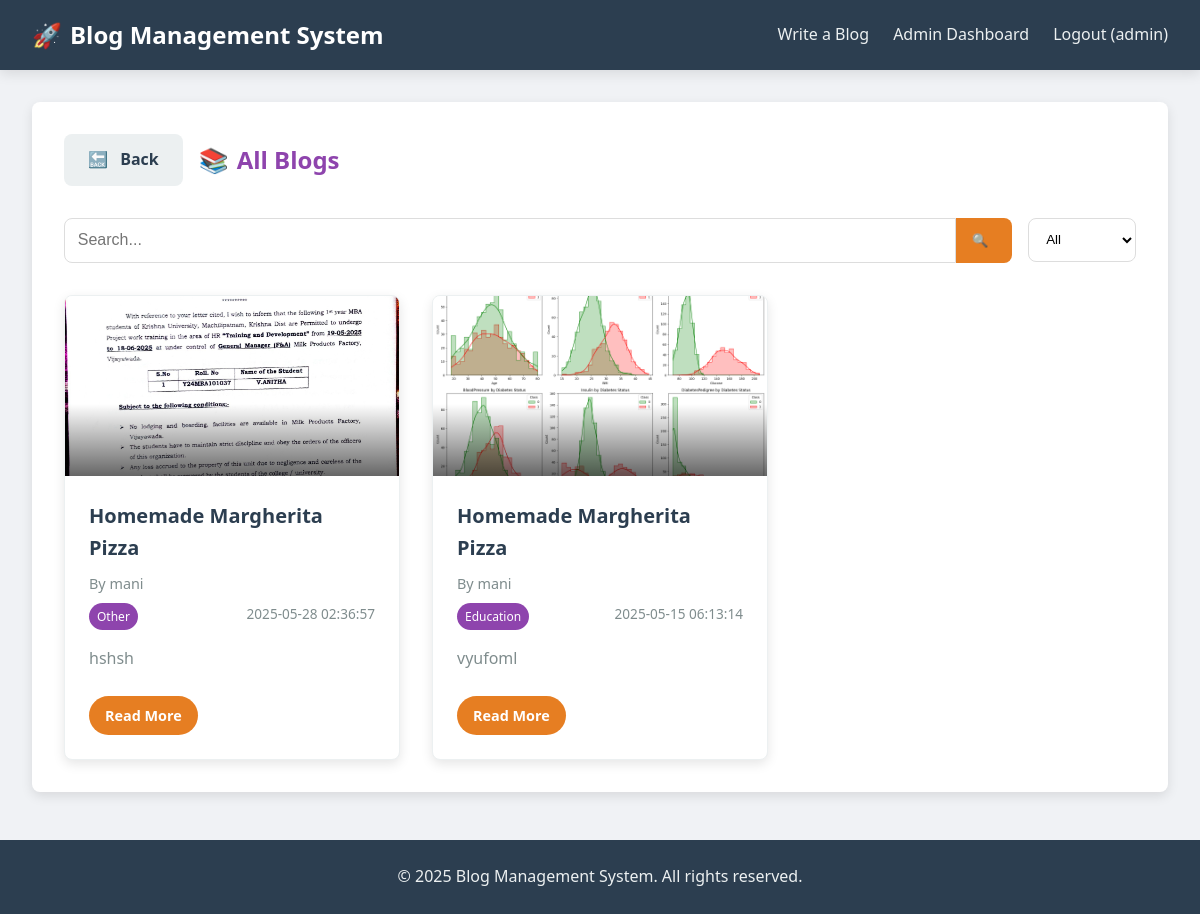
The page /blogs (signed in) on the database its author committed.
### tables this page shows
CREATE TABLE blogs (
        id INTEGER PRIMARY KEY AUTOINCREMENT,
        title TEXT NOT NULL,
        author TEXT NOT NULL,
        tags TEXT,
        domain TEXT NOT NULL,
        content TEXT NOT NULL,
        image_path TEXT,
        created_at TIMESTAMP DEFAULT CURRENT_TIMESTAMP
    );

### app.py (the view)
@app.route('/blogs')
def view_blogs():
    domain_filter = request.args.get('domain', 'All')
    search_query = request.args.get('search', '')
    conn = sqlite3.connect('blog.db')
    conn.row_factory = sqlite3.Row
    c = conn.cursor()
    query = "SELECT * FROM blogs"
    params = []
    conditions = []
    if domain_filter != 'All':
        conditions.append("domain = ?")
        params.append(domain_filter)
    if search_query:
        conditions.append("(title LIKE ? OR content LIKE ? OR tags LIKE ?)")
        search_term = f"%{search_query}%"
        params.extend([search_term, search_term, search_term])
    if conditions:
        query += " WHERE " + " AND ".join(conditions)
    query += " ORDER BY created_at DESC"
    c.execute(query, params)
    blogs = c.fetchall()
    c.execute("SELECT DISTINCT domain FROM blogs")
    domains = [row[0] for row in c.fetchall()]
    conn.close()
    return render_template('blogs.html', blogs=blogs, domains=domains,
                           current_domain=domain_filter, search_query=search_query)

### templates/blogs.html (shortened to what this page needs)
<!DOCTYPE html>
<html lang="en">
<head>
    <link rel="stylesheet" href="{{ url_for('static', filename='css/styles.css') }}">
</head>
<body>
    <header>
        <nav>
            <div class="logo">
                <a href="{{ url_for('index') }}">
                    <span class="rocket-icon">🚀</span> Blog Management System
                </a>
            </div>
            <div class="nav-links">
                <a href="{{ url_for('write_blog') }}">Write a Blog</a>
                {% if session.logged_in %}
                    {% if session.is_admin %}
                        <a href="{{ url_for('admin_dashboard') }}">Admin Dashboard</a>
                    {% endif %}
                    <a href="{{ url_for('logout') }}">Logout ({{ session.username }})</a>
                {% else %}
                    <a href="{{ url_for('login') }}">Login</a>
                    <a href="{{ url_for('register') }}">Register</a>
                {% endif %}
            </div>
        </nav>
    </header>
    <main>
        <div class="blogs-container">
            <div class="blogs-header">
                <a href="{{ url_for('index') }}" class="back-btn btn btn-secondary">
                    <span class="icon">🔙</span> Back
                </a>
                <h2>
                    <span class="icon">📚</span> All Blogs
                </h2>
            </div>
            <div class="search-filter-container">
                <form action="{{ url_for('view_blogs') }}" method="get" class="search-form">
                    <div class="search-input">
                        <input type="text" name="search" placeholder="Search..." value="{{ search_query }}">
                        <button type="submit" class="search-btn">
                            <span class="icon">🔍</span>
                        </button>
                    </div>
                    <div class="filter-dropdown">
                        <select name="domain" onchange="this.form.submit()">
                            <option value="All" {% if current_domain == 'All' %}selected{% endif %}>All</option>
                        </select>
                    </div>
                </form>
            </div>
            <div class="blogs-grid">
                {% if blogs %}
                    {% for blog in blogs %}
                        <div class="blog-card">
                            <div class="blog-image">
                                {% if blog.image_path %}
                                    <img src="{{ url_for('static', filename=blog.image_path) }}" alt="{{ blog.title }}">
                                {% else %}
                                    <div class="no-image">No Image</div>
                                {% endif %}
                            </div>
                            <div class="blog-content">
                                <h3 class="blog-title">{{ blog.title }}</h3>
                                <p class="blog-author">By {{ blog.author }}</p>
                                <div class="blog-meta">
                                    <span class="blog-domain">{{ blog.domain }}</span>
                                    <span class="blog-date">{{ blog.created_at }}</span>
                                </div>
                                <div class="blog-preview">
                                    {{ blog.content[:150] }}{% if blog.content|length > 150 %}...{% endif %}
                                </div>
                                <a href="{{ url_for('view_blog', blog_id=blog.id) }}" class="btn btn-read-more">Read More</a>
                            </div>
                        </div>
                    {% endfor %}
                {% else %}
                    <div class="no-blogs-message">
                        <p>No blogs found. Be the first to <a href="{{ url_for('write_blog') }}">write a blog</a>!</p>
                    </div>
                {% endif %}
            </div>
        </div>
    </main>
    <footer>
        <p>&copy; 2025 Blog Management System. All rights reserved.</p>
    </footer>
</body>
</html>

### static/css/styles.css (style rules this page uses)
:root { --primary-color: #8e44ad; --primary-dark: #6c3483; --secondary-color: #e67e22; --accent-color: #2ecc71; --light-color: #f7f9fa; --dark-color: #2c3e50; --gray-color: #7f8c8d; --light-gray: #ecf0f1; --success-color: #27ae60; --error-color: #e74c3c; --info-color: #3498db; --warning-color: #f39c12; --box-shadow: 0 4px 12px rgba(0, 0, 0, 0.1); --border-radius: 8px; --gradient-1: linear-gradient(135deg, #8e44ad, #9b59b6); --gradient-2: linear-gradient(135deg, #e67e22, #f39c12); --gradient-3: linear-gradient(135deg, #2ecc71, #27ae60); }
* { margin: 0; padding: 0; box-sizing: border-box; }
body { font-family: 'Segoe UI', Tahoma, Geneva, Verdana, sans-serif; line-height: 1.6; color: var(--dark-color); background-color: #f0f2f5; }
a { text-decoration: none; color: var(--primary-color); }
header { background-color: var(--dark-color); box-shadow: var(--box-shadow); position: sticky; top: 0; z-index: 100; }
nav { display: flex; justify-content: space-between; align-items: center; padding: 1rem 2rem; max-width: 1200px; margin: 0 auto; }
.logo a { font-size: 1.5rem; font-weight: 700; color: #fff; display: flex; align-items: center; }
.rocket-icon { margin-right: 0.5rem; font-size: 1.5rem; color: var(--secondary-color); }
.nav-links { display: flex; gap: 1.5rem; }
.nav-links a { color: #ecf0f1; font-weight: 500; transition: color 0.3s; }
main { max-width: 1200px; margin: 2rem auto; padding: 0 2rem; }
footer { text-align: center; padding: 1.5rem; margin-top: 3rem; background-color: var(--dark-color); color: #ecf0f1; }
.btn { display: inline-block; padding: 0.8rem 1.5rem; border: none; border-radius: var(--border-radius); background-color: var(--primary-color); color: white; font-weight: 600; cursor: pointer; transition: background-color 0.3s, transform 0.3s; }
.btn-secondary { background-color: var(--light-gray); color: var(--dark-color); }
.icon { margin-right: 0.5rem; color: var(--secondary-color); }
.blogs-container { background-color: white; padding: 2rem; border-radius: var(--border-radius); box-shadow: var(--box-shadow); }
.blogs-header { display: flex; align-items: center; margin-bottom: 2rem; }
.blogs-header h2 { margin-left: 1rem; color: var(--primary-color); display: flex; align-items: center; }
.search-filter-container { display: flex; justify-content: space-between; margin-bottom: 2rem; }
.search-form { display: flex; width: 100%; gap: 1rem; }
.search-input { display: flex; flex: 1; }
.search-input input { flex: 1; padding: 0.8rem; border: 1px solid #ddd; border-radius: var(--border-radius) 0 0 var(--border-radius); font-size: 1rem; }
.search-btn { padding: 0.8rem 1rem; background-color: var(--secondary-color); color: white; border: none; border-radius: 0 var(--border-radius) var(--border-radius) 0; cursor: pointer; }
.filter-dropdown select { padding: 0.8rem; border: 1px solid #ddd; border-radius: var(--border-radius); background-color: white; cursor: pointer; }
.blogs-grid { display: grid; grid-template-columns: repeat(auto-fill, minmax(300px, 1fr)); gap: 2rem; }
.blog-card { border-radius: var(--border-radius); overflow: hidden; box-shadow: var(--box-shadow); transition: transform 0.3s, box-shadow 0.3s; background-color: white; border: 1px solid var(--light-gray); height: 100%; display: flex; flex-direction: column; }
.blog-image { height: 180px; overflow: hidden; position: relative; }
.blog-image::after { content: ''; position: absolute; bottom: 0; left: 0; width: 100%; height: 40%; background: linear-gradient(to top, rgba(0, 0, 0, 0.6), transparent); }
.blog-image img { width: 100%; height: 100%; object-fit: cover; transition: transform 0.5s; }
.blog-content { padding: 1.5rem; flex: 1; display: flex; flex-direction: column; }
.blog-title { font-size: 1.25rem; margin-bottom: 0.5rem; color: var(--dark-color); }
.blog-author { color: var(--gray-color); font-size: 0.9rem; margin-bottom: 0.5rem; }
.blog-meta { display: flex; justify-content: space-between; margin-bottom: 1rem; font-size: 0.85rem; }
.blog-domain { background-color: var(--primary-color); color: white; padding: 0.25rem 0.5rem; border-radius: 20px; font-size: 0.75rem; }
.blog-date { color: var(--gray-color); }
.blog-preview { color: var(--gray-color); margin-bottom: 1.5rem; flex: 1; }
.btn-read-more { align-self: flex-start; padding: 0.5rem 1rem; background-color: var(--secondary-color); color: white; border-radius: 20px; font-size: 0.9rem; transition: background-color 0.3s, transform 0.3s; }

### rows shown on the page
blogs: image_path (picture), title "Homemade Margherita Pizza", author "mani", domain "Other", created_at "2025-05-28 02:36:57", content "hshsh"
blogs: image_path (picture), title "Homemade Margherita Pizza", author "mani", domain "Education", created_at "2025-05-15 06:13:14", content "vyufoml"

### other values the page prints
{{ session.username }} "admin"
